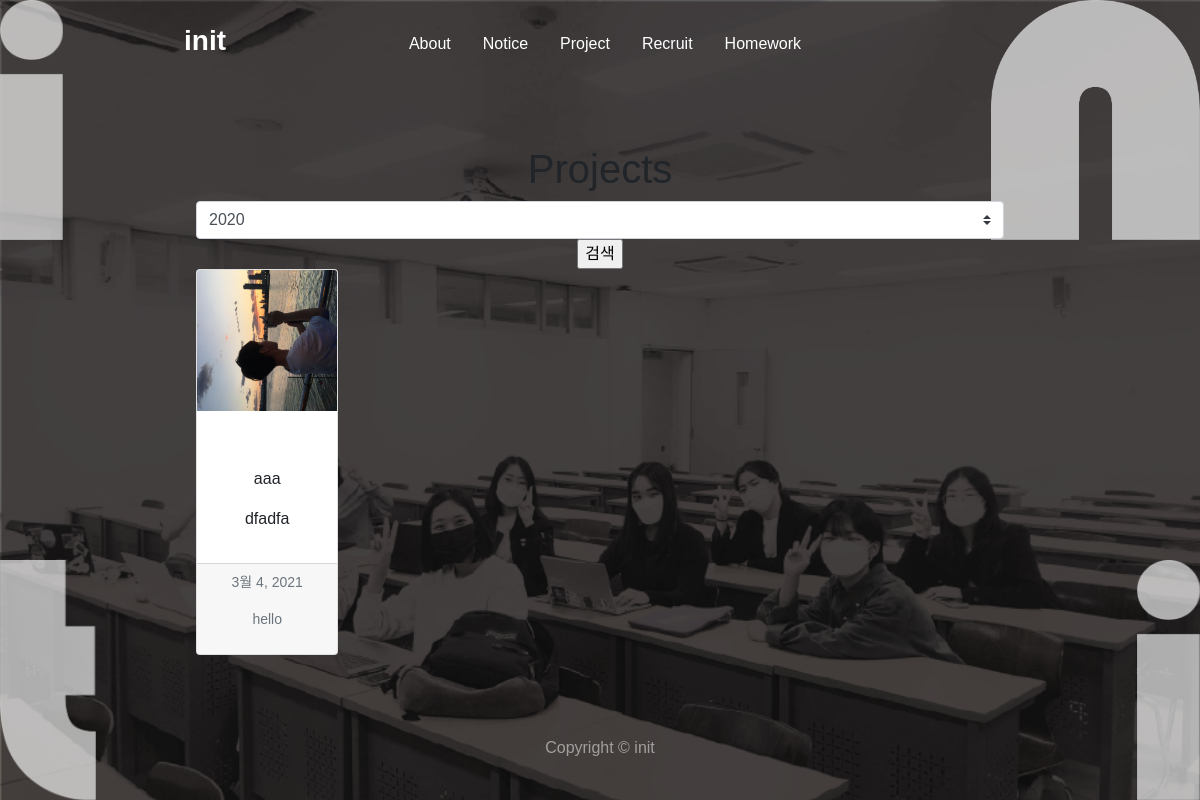
/projects/, run on the app's committed database.
### mysite/models.py (models this page shows, shortened)
class Project(models.Model):
    objects = models.Manager()
    writer = models.ForeignKey(InitUser, on_delete=models.CASCADE)
    people = models.CharField(max_length=50, null=True)
    title = models.CharField(max_length=200, null=False)
    img = ProcessedImageField(
        upload_to='',
        processors=[ResizeToFit(width=960, upscale=False)],
        format='JPEG'
    )
    img_thumbnail = ImageSpecField(
        source='img',
        processors=[ResizeToFill(600, 600)],
        format='JPEG',
        options={'quality': 60}
    )
    pub_date = models.DateField(auto_now=True)
    contents = models.TextField(null=True)
    url = models.URLField(null=True, blank=True)
    year = models.CharField(max_length=4, null=False)

class InitUser(AbstractUser):
    first_name = models.CharField(max_length=30, blank=False, null=False)
    last_name = models.CharField(max_length=150, blank=False, null=False)
    email = models.EmailField(blank=False, null=False, unique=True)
    year = models.CharField(max_length=20, null=False, blank=False)

### mysite/views.py (the view)
# urls.py: path('projects/',mysite.views.projects, name='projects'),
def projects(request):
    if request.method == "POST":
        if request.POST['generation']:
            gen = request.POST['generation']
            postlist = Project.objects.filter(year=gen).order_by('-id')
    else:
        gen = "2020"
        postlist = Project.objects.all().order_by('-id')
    return render(request, 'projects.html', {'postlist':postlist, 'gen':gen})

### mysite/templates/projects.html (shortened to what this page needs)
{% extends 'base.html' %}
{% load static %}
{% block contents %}
<main role="main" class="container">
  <br>
  <br>
  <h1>Projects</h1>
  <form method="POST" enctype="multipart/form-data">
    <select class="custom-select" name="generation" id="selectGen">
      {% if gen %}
      <option selected>{{gen}}</option>
      {% endif %}
    </select>
    <input id="btn" type="submit" value="검색" onclick="GoEx()">
  </form>
  <div class="row row-cols-1 row-cols-md-5 g-4">
    {% for list in postlist %}
    <div class="col">
      <div class="card">
        {% if list.img_thumbnail %}
        <img src="{{list.img_thumbnail.url}}" class="card-img-top" alt="...">
        {% endif %}
        <div class="card-body">
          <h5 class="card-title">
            <p><a href="{{list.pk}}/">{{list.title}}</a></p>
          </h5>
          <p>{{list.people}}</p>
          <p class="card-text">
            <p>{{list.contents}}</p>
          </p>
        </div>
        <div class="card-footer">
          <small class="text-muted">
            <p>{{list.pub_date}}</p>
            <p>{{list.writer}}</p>
          </small>
        </div>
      </div>
    </div>
    {% endfor %}
  </div>
  <br><br>
</main>
{% endblock %}

### mysite/static/style.css (style rules this page uses)
a, a:focus, a:hover { color: white; font-family: 'Noto Sans KR', sans-serif; text-decoration: none; }
html, body { height: 100%; font-family: 'Noto Sans KR', sans-serif; font-weight: 100; }
body { display: -ms-flexbox; display: flex; }
.bg { width: auto; background-image: url('img/1x/bg.png'); background-repeat : no-repeat; background-size : cover; min-width: 100%; min-height: 100%; }
.bg-cover { background-color: rgba(0, 0, 0, 0.856); z-index: 5; }

### myproject/templates/base.html (style rules this page uses)
a { text-decoration: none; }

### data on the page
Project: img_thumbnail (picture), people "aaa", contents "dfadfa", pub_date "3월 4, 2021", writer "hello"

### other printed values
form field generation "2020"
